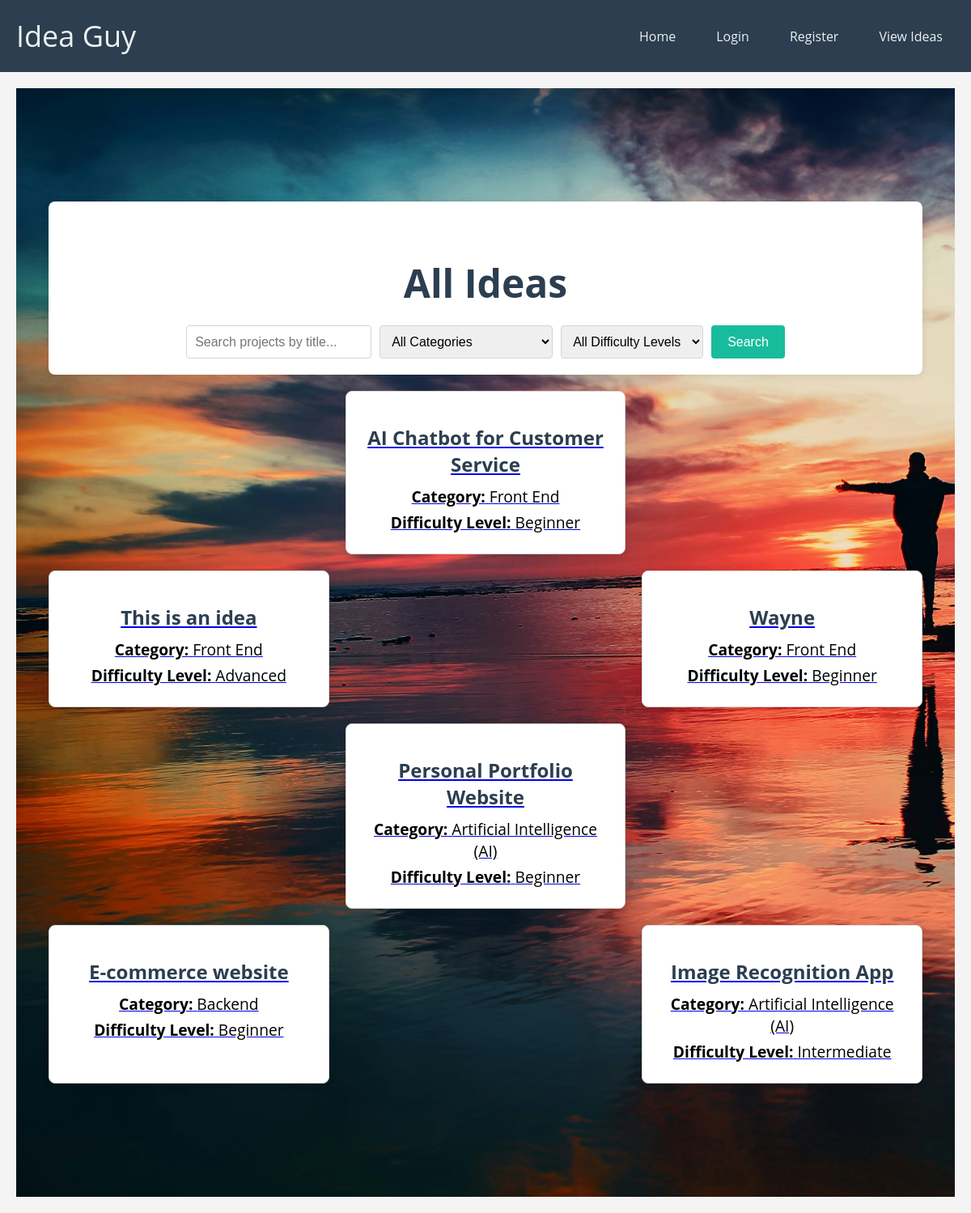
Screenshot of /all_ideas with the database file from the repository.
### the_idea/models.py (models this page shows, shortened)
class Projects(db.Model):
    project_id = db.Column(db.String(20), primary_key=True)
    title = db.Column(db.String(80), nullable=False)
    difficulty_level = db.Column(db.String(50), nullable=False)
    category = db.Column(db.String(50), nullable=False)
    description = db.Column(db.Text, nullable=False)
    category_id = db.Column(db.Integer, db.ForeignKey('categories.category_id'), nullable=False)
    user_id = db.Column(db.String(20), db.ForeignKey('users.id'), nullable=False)
    created_at = db.Column(db.DateTime, default=db.func.current_timestamp())
    updated_at = db.Column(db.DateTime, default=db.func.current_timestamp())

### the_idea/routes.py (the view, shortened to what this page needs)
@app.route('/all_ideas', methods = ['GET', 'POST'])
def all_ideas():
    projects = Projects.query.all()
    categories = Categories.query.all()
    form = SearchForm()
    return render_template('all_ideas.html', projects = projects, form = form, categories=categories, title = 'All Ideas')

### the_idea/forms.py
class SearchForm(FlaskForm):
    search_bar = StringField('Search')
    category_filter = SelectField('Category', choices=[('All Categories','All Categories')] + [(category.category_id, category.category_name) for category in Categories.query.all()], validators=[DataRequired()])
    difficulty_filter = SelectField('Difficulty Level', choices=[('All Difficulty Levels','All Difficulty Levels'), ('Beginner', 'Beginner'), ('Intermediate', 'Intermediate'), ('Advanced', 'Advanced')], validators=[DataRequired()])
    submit = SubmitField('Search')

### the_idea/templates/all_ideas.html (shortened to what this page needs)
{% extends "layout.html" %}
{% block content %}
<head>
    <link rel="stylesheet" href="{{ url_for('static', filename='css/all_ideas.css') }}">
</head>
<main>
    <section class="search-container">
        <h1>{{ title }}</h1>
        <form method="POST" action="{{ url_for('all_ideas') }}">
            <div class="search-filters">
                {{ form.search_bar(class="form-control", id="search-bar", placeholder="Search projects by title...") }}
                {{ form.category_filter(class="form-control", id="category-filter") }}
                {{ form.difficulty_filter(class="form-control", id="difficulty-filter") }}
                {{ form.submit(class="btn", id="search-button") }}
            </div>
        </form>
    </section>
    <section class="projects-container">
        {% for project in projects %}
        <a href="url_for('view_description, project_id = project.project_id')">
        <article class="project-card">
            <h2>{{ project.title }}</h2>
            <p><strong>Category:</strong> {{ project.category }}</p>
            <p><strong>Difficulty Level:</strong> {{ project.difficulty_level }}</p>
        </a>
        {% endfor %}
    </section>
</main>
{% endblock %}

### the_idea/static/css/home.css (style rules this page uses)
body { font-family: Arial, sans-serif; margin: 0; background-color: #ECF0F1; color: #2C3E50; margin-top: auto; }
.hero h1 { font-size: 3em; margin-bottom: 10px; animation: slideInLeft 1s ease-in-out; }
.hero p { font-size: 1.2em; margin-bottom: 20px; animation: slideInRight 1s ease-in-out; }
.btn { background-color: #18BC9C; color: #ECF0F1; padding: 15px 30px; text-decoration: none; border-radius: 5px; font-size: 1.2em; transition: background-color 0.3s; animation: zoomIn 1.5s ease-in-out; }

### the_idea/static/css/all_ideas.css (style rules this page uses)
body { font-family: 'Open Sans', sans-serif; margin: 0; background-color: #F4F4F4; color: #333; }
main { padding: 20px; }
.search-container { max-width: 1200px; margin: 20px auto; background-color: #FFFFFF; border-radius: 8px; box-shadow: 0 2px 10px rgba(0, 0, 0, 0.1); padding: 20px; text-align: center; }
.search-container h1 { margin-bottom: 20px; color: #2C3E50; }
.search-filters { display: flex; flex-wrap: wrap; justify-content: center; gap: 10px; }
.search-filters input, .search-filters select { padding: 10px; border: 1px solid #D5D5D5; border-radius: 4px; font-size: 1em; }
#search-button { padding: 10px 20px; background-color: #18BC9C; color: #FFFFFF; border: none; border-radius: 4px; cursor: pointer; transition: background-color 0.3s; }
.projects-container { max-width: 1200px; margin: 20px auto; display: grid; grid-template-columns: repeat(auto-fill, minmax(300px, 1fr)); gap: 20px; }
.project-card { background-color: #FFFFFF; border: 1px solid #D5D5D5; border-radius: 8px; box-shadow: 0 2px 10px rgba(0, 0, 0, 0.1); padding: 20px; }
.project-card h2 { font-size: 1.5em; color: #2C3E50; margin-bottom: 10px; }
.project-card p { margin: 5px 0; color: black; }

### rows the page displays
Projects: title "AI Chatbot for Customer Service", category "Front End", difficulty_level "Beginner"
Projects: title "This is an idea", category "Front End", difficulty_level "Advanced"
Projects: title "Wayne", category "Front End", difficulty_level "Beginner"
Projects: title "Personal Portfolio Website", category "Artificial Intelligence (AI)", difficulty_level "Beginner"
Projects: title "E-commerce website", category "Backend", difficulty_level "Beginner"
Projects: title "Image Recognition App", category "Artificial Intelligence (AI)", difficulty_level "Intermediate"

### other values shown
{{ title }} "All Ideas"
